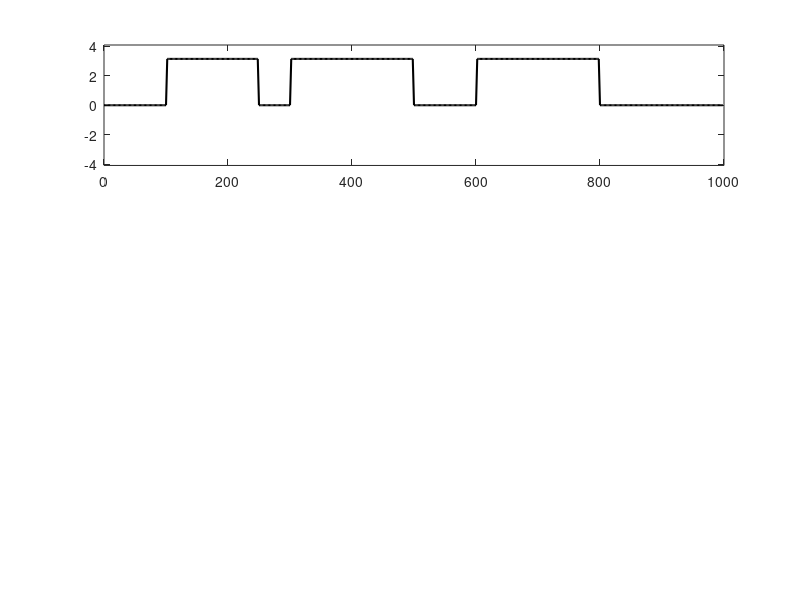

This figure's MATLAB source: (Note: this script raises an error after producing the figure.)
clear
clc
close all


%% Sim 4
save_plots = 1;
casee = 4;
TR = 2;                                                                     % Repetition time
fs = 1/TR;                                                                  % Sampling frequency
t = 0:1/fs:1000-1/fs;
f = 0.05;
N = 100;                                                 % number of repetition (realizations)
nS = 3;
freq_ranges = 0.01:0.02:0.1;
min_freq = 0;                                        % window sizes for the Windowed Phase Sync. Measures

true_plv1 = zeros(1,length(freq_ranges));
true_plv2 = zeros(1,length(freq_ranges));
true_plv3 = zeros(1,length(freq_ranges));

phi1 = pi*((t-100>0).*(t-250<0) + (t-300>0).*(t-500<0) + (t-600>0).*(t-800<0));
phi2 = pi*((t-100>0).*(t-250<0) +                      - (t-600>0).*(t-800<0));
phi3 = pi*(                     - (t-300>0).*(t-500<0) - (t-600>0).*(t-800<0));
x = cos(2*pi*f*t + phi1);    % first signal
y = cos(2*pi*f*t + phi2);    % second signal
z = cos(2*pi*f*t + phi3);    % thrid signal

pwelch_window = length(x);

phase_x = angle(hilbert(x)); 
phase_y = angle(hilbert(y));
phase_z = angle(hilbert(z));

plv1 = abs(mean(exp(1i*(phase_x - phase_y))));
plv2 = abs(mean(exp(1i*(phase_x - phase_z))));
plv3 = abs(mean(exp(1i*(phase_y - phase_z))));
pos = find(freq_ranges == f);
true_plv1(pos) = plv1; true_plv2(pos) = plv2; true_plv3(pos) = plv3;
true_plv = {true_plv1,true_plv2,true_plv3};

figure;subplot(3,1,1);plot(t,phi1, 'k', 'LineWidth', 1.5); ylim([-1.3*pi 1.3*pi]); xline(100,'-- k'); xline(250,'-- k'); xline(300,'-- k'); xline(500,'-- k'); xline(500,'-- k'); xline(600,'-- k'); xline(800,'-- k');
subplot(3,1,2);plot(t,phi2, 'r', 'LineWidth', 1.5);ylim([-1.3*pi 1.3*pi]); xline(100,'-- k'); xline(250,'-- k'); xline(300,'-- k'); xline(500,'-- k'); xline(500,'-- k');xline(600,'-- k'); xline(800,'-- k');
subplot(3,1,3);plot(t,phi3, 'b', 'LineWidth', 1.5);ylim([-1.3*pi 1.3*pi]); xline(100,'-- k'); xline(250,'-- k'); xline(300,'-- k'); xline(500,'-- k'); xline(500,'-- k');xline(600,'-- k'); xline(800,'-- k');
xlabel('Time (sec)','FontSize',12)
subplot(3,1,1);%title('Ground truth phases of the signals to generate multivariate signal')
exportgraphics(gcf, fullfile(pwd,'plots','Ground_truth_phases.png'),'Resolution',600)

figure; subplot(3,1,1);plot(t,cos(phi1-phi2), 'k', 'LineWidth', 1.5); hold on; ylim([-2 2]); %xline(100,'-- k'); xline(250,'-- k'); xline(300,'-- k'); xline(500,'-- k'); xline(500,'-- k');
x = [0 100 100 0]; y = [-2 -2 2 2]; fill(x,y,'cyan','FaceAlpha',0.3,'LineStyle','none');
x = [100 250 250 100]; y = [-2 -2 2 2]; fill(x,y,'magenta','FaceAlpha',0.3,'LineStyle','none');
x = [250 300 300 250]; y = [-2 -2 2 2]; fill(x,y,'cyan','FaceAlpha',0.3,'LineStyle','none');
x = [300 500 500 300]; y = [-2 -2 2 2]; fill(x,y,'yellow','FaceAlpha',0.3,'LineStyle','none');
x = [500 1000 1000 500]; y = [-2 -2 2 2]; fill(x,y,'cyan','FaceAlpha',0.3,'LineStyle','none'); hold off
subplot(3,1,2);plot(t,cos(phi1-phi3), 'k', 'LineWidth', 1.5); hold on; ylim([-2 2]); %xline(100,'-- k'); xline(250,'-- k'); xline(300,'-- k'); xline(500,'-- k'); xline(500,'-- k');
x = [0 100 100 0]; y = [-2 -2 2 2]; fill(x,y,'cyan','FaceAlpha',0.3,'LineStyle','none');
x = [100 250 250 100]; y = [-2 -2 2 2]; fill(x,y,'magenta','FaceAlpha',0.3,'LineStyle','none');
x = [250 300 300 250]; y = [-2 -2 2 2]; fill(x,y,'cyan','FaceAlpha',0.3,'LineStyle','none');
x = [300 500 500 300]; y = [-2 -2 2 2]; fill(x,y,'yellow','FaceAlpha',0.3,'LineStyle','none');
x = [500 1000 1000 500]; y = [-2 -2 2 2]; fill(x,y,'cyan','FaceAlpha',0.3,'LineStyle','none'); hold off
subplot(3,1,3);plot(t,cos(phi2-phi3), 'k', 'LineWidth', 1.5); hold on; ylim([-2 2]); %xline(100,'-- k'); xline(250,'-- k'); xline(300,'-- k'); xline(500,'-- k'); xline(500,'-- k');
x = [0 100 100 0]; y = [-2 -2 2 2]; fill(x,y,'cyan','FaceAlpha',0.3,'LineStyle','none');
x = [100 250 250 100]; y = [-2 -2 2 2]; fill(x,y,'magenta','FaceAlpha',0.3,'LineStyle','none');
x = [250 300 300 250]; y = [-2 -2 2 2]; fill(x,y,'cyan','FaceAlpha',0.3,'LineStyle','none');
x = [300 500 500 300]; y = [-2 -2 2 2]; fill(x,y,'yellow','FaceAlpha',0.3,'LineStyle','none');
x = [500 1000 1000 500]; y = [-2 -2 2 2]; fill(x,y,'cyan','FaceAlpha',0.3,'LineStyle','none'); hold off
xlabel('Time (sec)','FontSize',12)
subplot(3,1,1);%title('Ground truth phases of the signals to generate multivariate signal')
if save_plots
    exportgraphics(gcf, fullfile(pwd,'plots','Ground_truth_cosine_phase_differences.png'),'Resolution',600)
end

grdidx = zeros(size(t));
grdidx(1:50) = 2;
grdidx(125:150) = 2;
grdidx(250:500) = 2;
grdidx(50:125) = 3;
grdidx(150:250) = 1;
grdstate{1}(:,:,1) = 0.98*[1 -1 1;-1 1 -1;1 -1 1];
grdstate{1}(:,:,2) = 0.98*[1 1 1;1 1 1;1 1 1];
grdstate{1}(:,:,3) = 0.98*[1 1 -1;1 1 -1;-1 -1 1];

figure;
placeholder = 1:nS;
h = tight_subplot(1, nS, [0.001 0.02],[.001 .001],[.05 .1]);
labels = {'Ground Truth States'};
for j = 1:nS
    axes(h(placeholder(j)));gsplot(grdstate{1}(:,:,j));
    axis square;
    set(gca, 'XTick', [], 'YTick', [], 'CLim', [-1 1])
    c = get(gca, 'Children');
    set(c(find(strcmp(get(c, 'Type'),'line'))), 'Color', 'w')
    if j == 1
        ylabel(labels{j},'interpreter','latex');
    end
end
colorbar(h(3),'Position',[0.93 0.3 0.022 0.4],'FontSize',10); caxis([-1 1])
if save_plots
    saveas(gcf, fullfile(pwd,'plots','Ground_truth_states.png'))
end

indx = nchoosek(1:3,2);

load(fullfile("decomposed","sim4_MVMD.mat"))
load(fullfile("decomposed","sim4_MSWD.mat"))

%% MVMD
for m = 1:N
    imf = imfs_MVMD{m};
    if m == 1
        plv_length = [length(freq_ranges),size(indx,1)];
    else
        plv_length = [length(plv(m-1,:,1)),size(indx,1)];
    end
    [COSDELPHI11,plv1,mfreq1] = phase_sync_analysis47(imf,"MVMD",indx,...
     fs,f,min_freq,plv_length);
    COSDELPHI1_MVMD{m} = COSDELPHI11;
    plv(m,1:size(plv1,1),1:size(plv1,2)) = plv1;
    mfreq{m} = mfreq1;
end

for i = 1:size(indx,1)
    [plv_MVMD(:,:,i),counts_MVMD(:,:,i)] = ...
        sort_values(mfreq,freq_ranges,plv(:,:,i));
    [mean_plv_MVMD(:,i),lower_plv_MVMD(:,i),upper_plv_MVMD(:,i)] = confidence_interval(plv_MVMD(:,:,i));
end

for i = 1:N
    % k-means clustering of the matrices of phase synch.
    [idx{i},Corr{i}] = mykmeans(COSDELPHI1_MVMD{i},nS,nS);
    [mCorr_MVMD{i},midx_MVMD{i}] = matchstatesClutster(grdstate{1},Corr{i},idx{i},nS);
end

disp('MVMD')
clear mfreq plv idx Corr midx mCorr


%% MSWD
for m = 1:N
    imf = imfs_MSWD_CL{m};
    if m == 1
        plv_length = [length(freq_ranges),size(indx,1)];
    else
        plv_length = [length(plv(m-1,:,1)),size(indx,1)];
    end
    [COSDELPHI11,plv1,mfreq1] = phase_sync_analysis47(imf,"MSWD",indx,...
     fs,f,min_freq,plv_length);
    COSDELPHI1_MSWD{m} = COSDELPHI11;
    plv(m,1:size(plv1,1),1:size(plv1,2)) = plv1;
    mfreq{m} = mfreq1;
end
for i = 1:size(indx,1)
    [plv_MSWD(:,:,i),counts_MSWD(:,:,i)] = ...
        sort_values(mfreq,freq_ranges,plv(:,:,i));
    [mean_plv_MSWD(:,i),lower_plv_MSWD(:,i),upper_plv_MSWD(:,i)] = confidence_interval(plv_MSWD(:,:,i));
end

for i = 1:N
    % k-means clustering of the matrices of phase synch.
    % if ~all(isnan(COSDELPHI1_MSWD{i}))
    [idx{i},Corr{i}] = mykmeans(COSDELPHI1_MSWD{i},nS,nS);
    [mCorr_MSwD{i},midx_MSwD{i}] = matchstatesClutster(grdstate{1},Corr{i},idx{i},nS);
    % else
    %     mCorr{1,i} = nan(nS,nS,size(indx,1)); mCorr{2,i} = nan(nS,nS,size(indx,1));
    %     midx{1,i} = nan(length(x),1); midx{2,i} = nan(length(x),1);
    % end
end
disp('MSWD')

%% PLOTS
filename = fullfile(pwd,'plots',['sim', num2str(casee), '_']);
if save_plots
    simulation4Plots(mCorr_MVMD,midx_MVMD,mCorr_MSwD,midx_MSwD,grdidx,nS,N,filename)
else
    simulation4Plots(mCorr_MVMD,midx_MVMD,mCorr_MSwD,midx_MSwD,grdidx,nS,N)
end



for i = 1:size(indx,1)
    data_plv(:,i) = [mean_plv_MVMD(:,i)',mean_plv_MSWD(:,i)'];

    E_plv_MVMD = mean_plv_MVMD(:,i) - lower_plv_MVMD(:,i);
    E_plv_MSWD = mean_plv_MSWD(:,i) - lower_plv_MSWD(:,i);
    
    
    plv_min = min([min(lower_plv_MVMD(:,i)),...
        min(lower_plv_MSWD(:,i)),min(true_plv{i})]);
    plv_max = max([max(upper_plv_MVMD(:,i)),...
        max(upper_plv_MSWD(:,i)),max(true_plv{i})]);


    figure
    errorbar(1:size(plv_MVMD,2),mean_plv_MVMD(:,i),E_plv_MVMD,'bo',"LineStyle","none",'LineWidth',1)
    hold on
    errorbar(size(plv_MVMD,2)+1:size(plv_MVMD,2)+size(plv_MSWD,2),mean_plv_MSWD(:,i),E_plv_MSWD,'go',"LineStyle","none",'LineWidth',1)
    plot([true_plv{i},true_plv{i}],'ro','LineWidth',1)
%     title(['Simulation 5: PLV (combination ', num2str(i),')'])
%     xlabel('Method')
    ylabel('PLV','FontSize',14)
    xlim([1,size(plv_MVMD,2)+size(plv_MSWD,2)])
    ylim([0,plv_max+0.02])
    start = (1 + length(freq_ranges))/2;
    stop = 2*length(freq_ranges) + 1 - start;
    ticks = start:length(freq_ranges):stop;
    xticks(ticks)
    xticklabels({'MVMD-PS','MSwD-PS'})
    a = get(gca,'XTickLabel');  
    set(gca,'XTickLabel',a,'fontsize',14)
    xline((length(freq_ranges):length(freq_ranges):length(freq_ranges))+0.5,'--')
    hold off
    if save_plots
        exportgraphics(gcf,fullfile(pwd,'plots',['sim',num2str(casee),'_comb',num2str(i),'_plv.png']),'Resolution',1000)
    end
end




